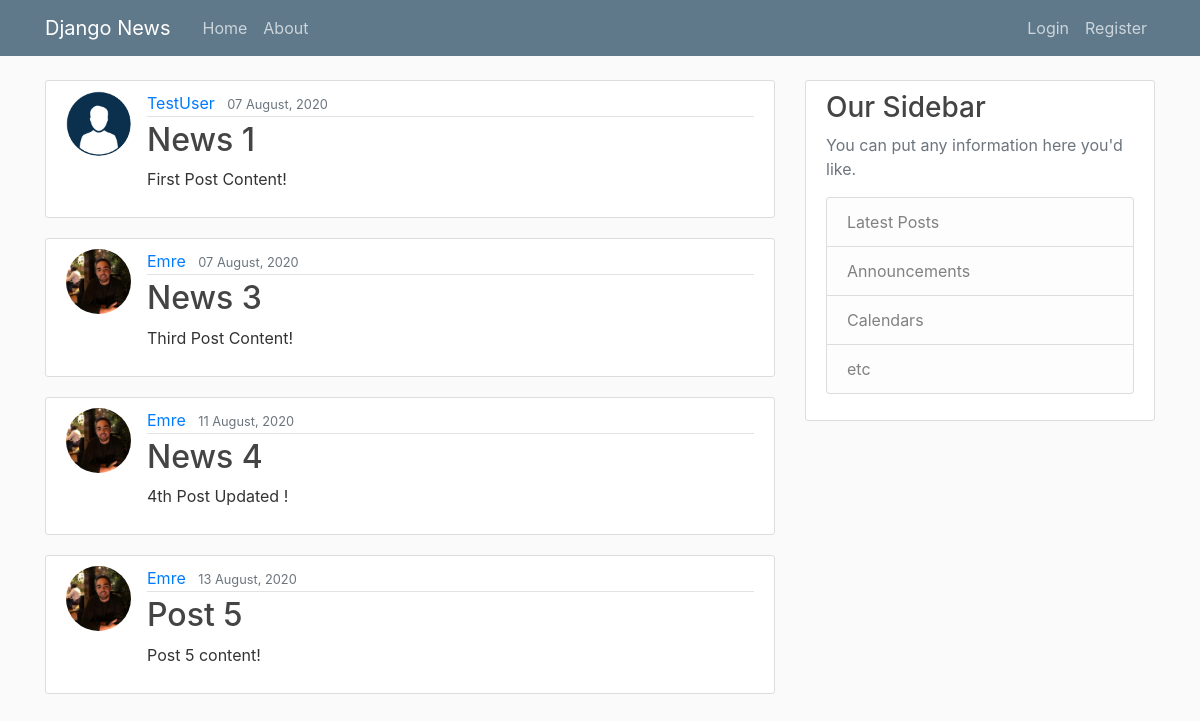
The page /about/ on the database its author committed.
### news/models.py (models this page shows, shortened)
class Post(models.Model):
    title = models.CharField(max_length = 100)
    content = models.TextField()
    date_posted = models.DateTimeField(default=timezone.now)
    author = models.ForeignKey(User, on_delete = models.CASCADE)

### users/models.py (models this page shows, shortened)
class Profile(models.Model):
    user = models.OneToOneField(User, on_delete=models.CASCADE)
    image = models.ImageField(default='default.jpg', upload_to='profile_pics')

### news/views.py (the view)
# urls.py: path('about/', views.about, name='news-about'),
def about(request):
    context = {
        'posts' : Post.objects.all()
    }
    return render(request, 'news/home.html', context)

### news/templates/news/home.html (shortened to what this page needs)
{% extends "news/base.html"%}
{% block content %}
    {% for post in posts %}
        <article class="media content-section">
            <img class="rounded-circle article-img" src="{{ post.author.profile.image.url }}" alt="">
            <div class="media-body">
            <div class="article-metadata">
                <a class="mr-2" href="{% url 'user-posts' post.author.username %}">{{ post.author }}</a>
                <small class="text-muted">{{ post.date_posted|date:"d F, Y"}}</small>
            </div>
            <h2><a class="article-title" href="{%url 'post-detail' post.id%}">{{ post.title }}</a></h2>
            <p class="article-content">{{ post.content }}</p>
            </div>
        </article>
    {% endfor %}
{% endblock content %}

### news/templates/news/base.html (shortened to what this page needs)
{% load static %}
<!DOCTYPE html>
<html lang="en">
<head>
    <link rel="stylesheet" href="https://maxcdn.bootstrapcdn.com/bootstrap/4.0.0/css/bootstrap.min.css">
    <link rel="stylesheet" type="text/css" href="{% static 'news/main.css'%}">
</head>
<body>
    <header class="site-header">
        <nav class="navbar navbar-expand-md navbar-dark bg-steel fixed-top">
          <div class="container">
            <a class="navbar-brand mr-4" href="{% url 'news-home' %}">Django News</a>
            <div class="collapse navbar-collapse" id="navbarToggle">
              <div class="navbar-nav mr-auto">
                <a class="nav-item nav-link" href="{% url 'news-home' %}">Home</a>
                <a class="nav-item nav-link" href="{% url 'news-about' %}">About</a>
              </div>
              <div class="navbar-nav">
                {% if user.is_authenticated%}
                  <a class="nav-item nav-link" href="{% url 'post-create' %}">New News</a>
                  <a class="nav-item nav-link" href="{% url 'profile' %}">Profile</a>
                  <a class="nav-item nav-link" href="{% url 'logout' %}">Logout</a>
                {% else %}
                  <a class="nav-item nav-link" href="{% url 'login' %}">Login</a>
                  <a class="nav-item nav-link" href="{% url 'register' %}">Register</a>
                {%endif%}
              </div>
            </div>
          </div>
        </nav>
    </header>
    <main role="main" class="container">
        <div class="row">
          <div class="col-md-8">
            {% block content %}{% endblock %}
          </div>
          <div class="col-md-4">
            <div class="content-section">
              <h3>Our Sidebar</h3>
              <p class='text-muted'>You can put any information here you'd like.
                <ul class="list-group">
                  <li class="list-group-item list-group-item-light">Latest Posts</li>
                  <li class="list-group-item list-group-item-light">Announcements</li>
                  <li class="list-group-item list-group-item-light">Calendars</li>
                  <li class="list-group-item list-group-item-light">etc</li>
                </ul>
              </p>
            </div>
          </div>
        </div>
    </main>
</body>
</html>

### news/static/news/main.css (style rules this page uses)
body { background: #fafafa; color: #333333; margin-top: 5rem; }
h1, h2, h3, h4, h5, h6 { color: #444444; }
ul { margin: 0; }
.bg-steel { background-color: #5f788a; }
.site-header .navbar-nav .nav-link { color: #cbd5db; }
.content-section { background: #ffffff; padding: 10px 20px; border: 1px solid #dddddd; border-radius: 3px; margin-bottom: 20px; }
.article-title { color: #444444; }
.article-content { white-space: pre-line; }
.article-img { height: 65px; width: 65px; margin-right: 16px; }
.article-metadata { padding-bottom: 1px; margin-bottom: 4px; border-bottom: 1px solid #e3e3e3 }

### rows shown on the page
Post: author.profile.image (placeholder picture), author "TestUser", date_posted "07 August, 2020", title "News 1", content "First Post Content!"
Post: author.profile.image (picture), author "Emre", date_posted "07 August, 2020", title "News 3", content "Third Post Content!"
Post: author.profile.image (picture), author "Emre", date_posted "11 August, 2020", title "News 4", content "4th Post Updated !"
Post: author.profile.image (picture), author "Emre", date_posted "13 August, 2020", title "Post 5", content "Post 5 content!"
